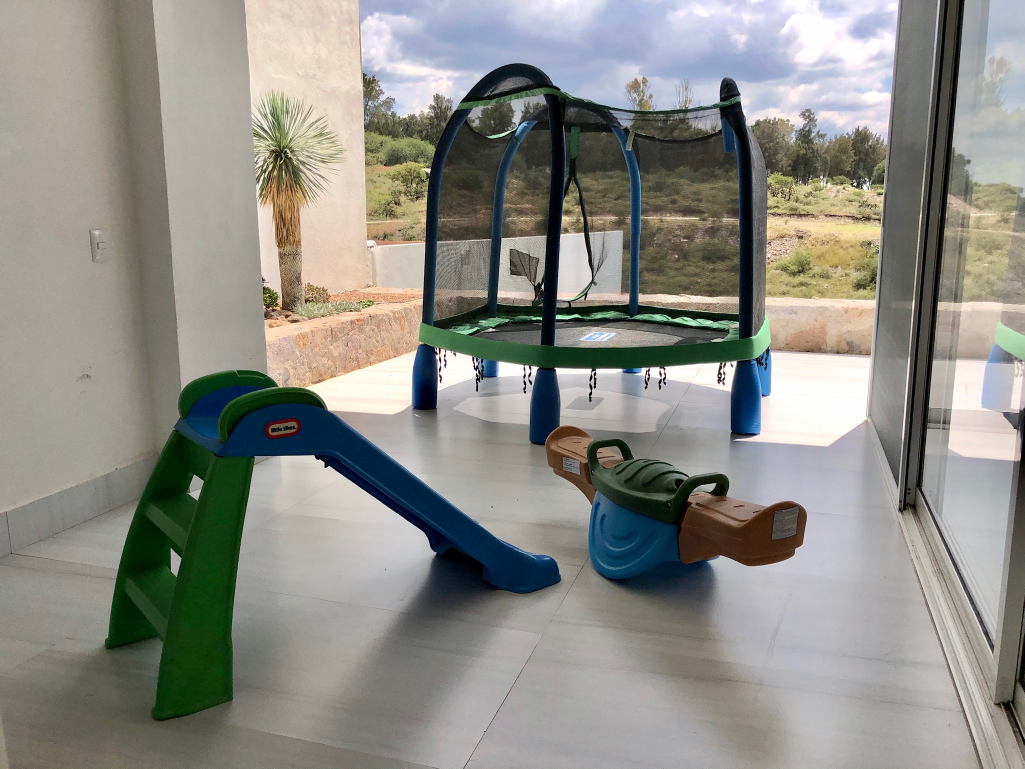
#> input picture casa-galeria-portfolio/assets/IMG_0002.JPG, 2049 x 1537 px (shown at 1/2 size)
$ python add_text_overlay.py ../casa-galeria-portfolio/assets/IMG_0002.JPG ../casa-galeria-portfolio/assets/IMG_0003.JPG
#> lines starting #> are read from the running program, lines starting #| are printed output that depends on the picture
#!/usr/bin/env python3
"""
Agrega texto SEO sobre un thumbnail YouTube con tipografía profesional.

Estilo basado en benchmark Damian Keyes (channel-analysis/damian-keyes en Engram):
- Fuente: Big Shoulders Display Black (peso 900) — alternativa gratuita a Druk Wide Bold
- Stroke negro grueso
- Sombra dura (hard shadow, sin blur) tipo Damian / MrBeast
- MAYÚSCULAS siempre
- Paleta validada: blanco / amarillo Damian / rojo tensión / naranja / cian

Uso:
  python3 add_text_overlay.py <imagen> "TEXTO SEO"
  python3 add_text_overlay.py <imagen> "TEXTO SEO" output.jpg
  python3 add_text_overlay.py <imagen> "TEXTO SEO" --position=bottom
  python3 add_text_overlay.py <imagen> "TEXTO SEO" --position=top
  python3 add_text_overlay.py <imagen> "TEXTO SEO" --position=center
  python3 add_text_overlay.py <imagen> "TEXTO SEO" --color=yellow
  python3 add_text_overlay.py <imagen> "TEXTO SEO" --color=red       # palabras de tensión
  python3 add_text_overlay.py <imagen> "TEXTO SEO" --no-shadow       # desactivar sombra dura

Posiciones: bottom (default) | top | center
Colores: white (default) | yellow | red | orange | cyan
"""
import sys
import os
from PIL import Image, ImageDraw, ImageFont

# Fuente oficial Music Knobs — Big Shoulders Display Black (variable font, peso 900)
# Alternativa gratuita a Druk Wide Bold ($200), 90% similitud. OFL license.
BIG_SHOULDERS_FONT = os.path.expanduser("~/Library/Fonts/BigShouldersDisplay-Variable.ttf")
IMPACT_FONT        = "/System/Library/Fonts/Supplemental/Impact.ttf"
FALLBACK_FONT      = "/System/Library/Fonts/Supplemental/Arial Black.ttf"

DEFAULT_WEIGHT = 900  # Black

# Paleta validada (benchmark Damian Keyes)
COLOR_MAP = {
    "white":  (255, 255, 255),
    "yellow": (255, 215,   0),  # #FFD700 — amarillo Damian, titular principal
    "red":    (255,  26,  26),  # #FF1A1A — palabras de tensión (TRAMPA, BRUTAL, ARRUINANDO)
    "orange": (255, 140,   0),
    "cyan":   (  0, 230, 255),
}

def get_font(size, weight=DEFAULT_WEIGHT):
    """Carga Big Shoulders Display al peso pedido (con fallbacks a Impact / Arial Black)."""
    for path in [BIG_SHOULDERS_FONT, IMPACT_FONT, FALLBACK_FONT]:
        if not os.path.exists(path):
            continue
        try:
            font = ImageFont.truetype(path, size)
            # Si es Big Shoulders (variable font), aplicar peso 900 (Black)
            if path == BIG_SHOULDERS_FONT:
                try:
                    font.set_variation_by_axes([weight])
                except Exception:
                    pass  # Si Pillow no soporta variations, usa peso default del archivo
            return font
        except Exception:
            continue
    return ImageFont.load_default()

def add_seo_text(image_path, text, output_path=None, position="bottom",
                 color="white", hard_shadow=True):
    if not os.path.exists(image_path):
        print(f"Error: archivo no encontrado: {image_path}")
        sys.exit(1)

    img = Image.open(image_path).convert("RGB")
    W, H = img.size
    draw = ImageDraw.Draw(img)

    text_upper = text.upper().strip()
    fill_color = COLOR_MAP.get(color.lower(), (255, 255, 255))

    # Ajusta tamaño hasta que el texto no exceda el 85% del ancho
    font_size = max(int(H * 0.13), 60)
    font = get_font(font_size)
    while font_size > 30:
        font = get_font(font_size)
        bbox = draw.textbbox((0, 0), text_upper, font=font)
        tw = bbox[2] - bbox[0]
        if tw <= W * 0.85:
            break
        font_size = int(font_size * 0.9)

    bbox = draw.textbbox((0, 0), text_upper, font=font)
    tw = bbox[2] - bbox[0]
    th = bbox[3] - bbox[1]

    pad = int(H * 0.055)

    if position == "top":
        x, y = pad, pad
    elif position == "center":
        x = (W - tw) // 2
        y = (H - th) // 2
    else:  # bottom (default)
        x = pad
        y = H - th - pad

    # 1) Sombra dura (estilo Damian Keyes / MrBeast — sin blur)
    if hard_shadow:
        shadow_offset = max(font_size // 25, 4)
        draw.text((x + shadow_offset, y + shadow_offset),
                  text_upper, font=font, fill=(0, 0, 0))

    # 2) Contorno negro grueso para contraste máximo
    stroke = max(font_size // 12, 4)
    for dx in range(-stroke, stroke + 1):
        for dy in range(-stroke, stroke + 1):
            if dx != 0 or dy != 0:
                draw.text((x + dx, y + dy), text_upper, font=font, fill=(0, 0, 0))

    # 3) Texto principal
    draw.text((x, y), text_upper, font=font, fill=fill_color)

    output = output_path or image_path
    img.save(output, "JPEG", quality=92)

    font_name = "Big Shoulders Display Black" if os.path.exists(BIG_SHOULDERS_FONT) else "Impact (fallback)"
    print(f"Texto aplicado: '{text_upper}'")
    print(f"Fuente: {font_name} | Color: {color} | Sombra dura: {hard_shadow}")
    print(f"Guardado: {output} ({W}x{H}px, font={font_size}px)")
    return output


if __name__ == "__main__":
    if len(sys.argv) < 3:
        print(__doc__)
        sys.exit(1)

    image_path  = sys.argv[1]
    text        = sys.argv[2]
    output      = None
    position    = "bottom"
    color       = "white"
    hard_shadow = True

    for arg in sys.argv[3:]:
        if arg.startswith("--position="):
            position = arg.split("=", 1)[1]
        elif arg.startswith("--color="):
            color = arg.split("=", 1)[1]
        elif arg == "--no-shadow":
            hard_shadow = False
        elif not arg.startswith("--"):
            output = arg

    add_seo_text(image_path, text, output, position, color, hard_shadow)
#> in add_seo_text, img is the input picture: PIL image 2049x1537 RGB; mean R, G, B 140.9, 140.6, 133.6
#> the loop in add_seo_text, `while font_size > 30:` made 1 pass
#> (bbox, tw) on pass 1: ((0, 2, 243, 11), 243)
#> in add_seo_text, `th = bbox[3] - bbox[1]`: th = 9
#> in add_seo_text, `y = H - th - pad`: y = 1444
#> in add_seo_text, `shadow_offset = max(font_size // 25, 4)`: shadow_offset = 7
#> in add_seo_text, `stroke = max(font_size // 12, 4)`: stroke = 16
#> in add_seo_text, `img.save(output, "JPEG", quality=92)`:
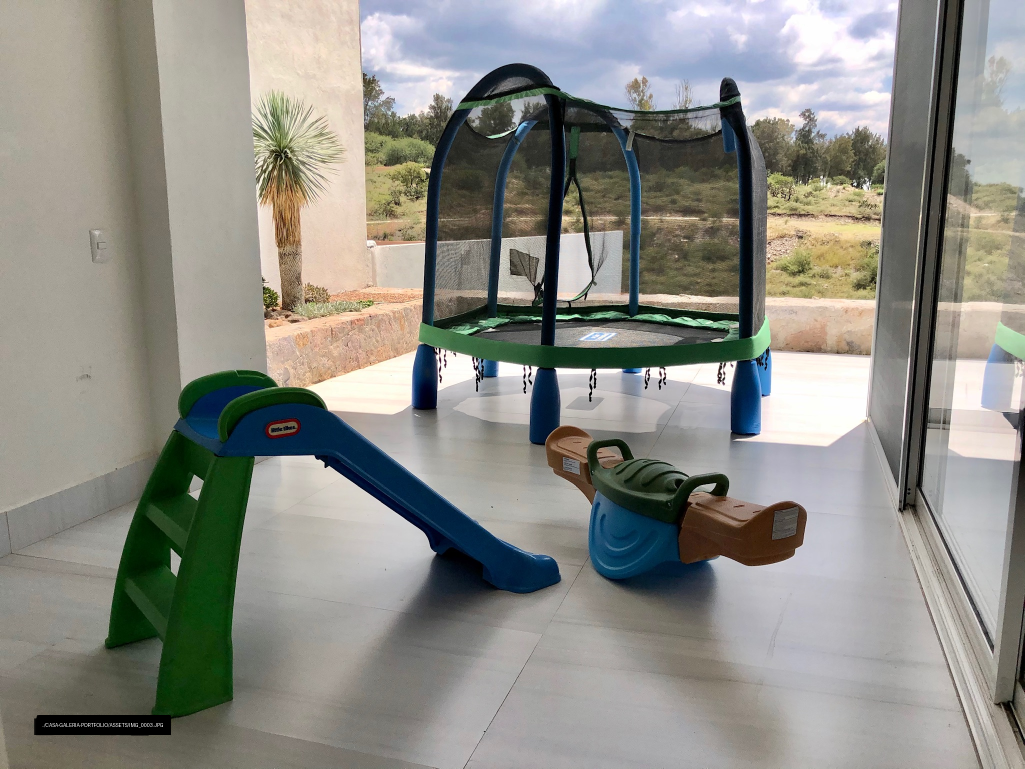
#> saved as IMG_0002.JPG: PIL image 2049x1537 RGB (shown at 1/2 size); mean R, G, B 140.6, 140.3, 133.4
#| Guardado: ../casa-galeria-portfolio/assets/IMG_0002.JPG (2049x1537px, font=199px)

$ run again, on casa-galeria-portfolio/assets/IMG_0004.JPG
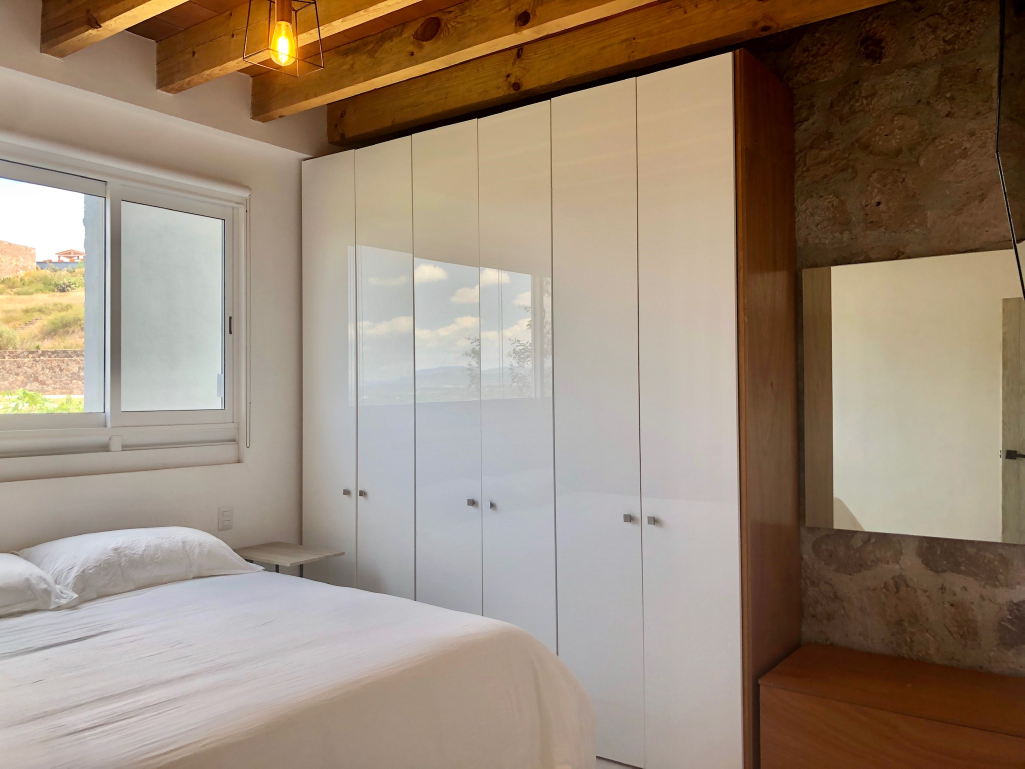
#> input picture casa-galeria-portfolio/assets/IMG_0004.JPG, 2049 x 1537 px (shown at 1/2 size)
#> in add_seo_text, img is the input picture: PIL image 2049x1537 RGB; mean R, G, B 153.5, 136.2, 118.7
#> the loop in add_seo_text, `while font_size > 30:` made 1 pass
#> (bbox, tw) on pass 1: ((0, 2, 243, 11), 243)
#> th = 9
#> y = 1444
#> shadow_offset = 7
#> stroke = 16
#> in add_seo_text, `img.save(output, "JPEG", quality=92)`:
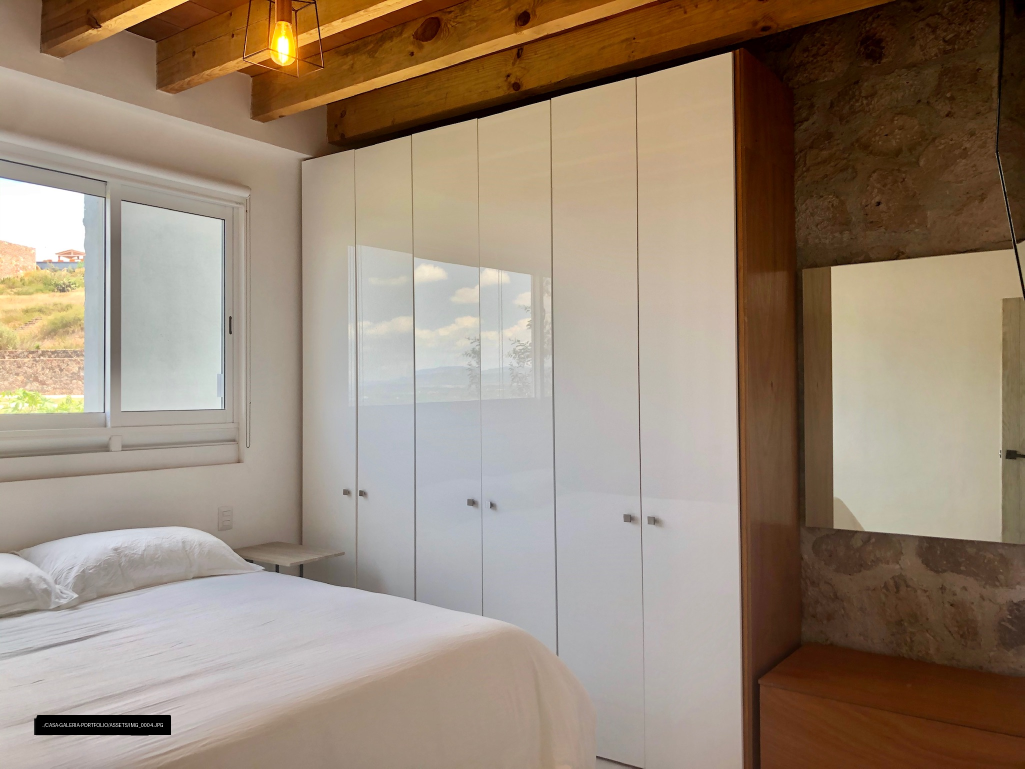
#> saved as IMG_0004.JPG: PIL image 2049x1537 RGB (shown at 1/2 size); mean R, G, B 152.9, 135.6, 118.1
#| Guardado: ../casa-galeria-portfolio/assets/IMG_0004.JPG (2049x1537px, font=199px)

$ run again, on casa-galeria-portfolio/assets/IMG_0005.JPG
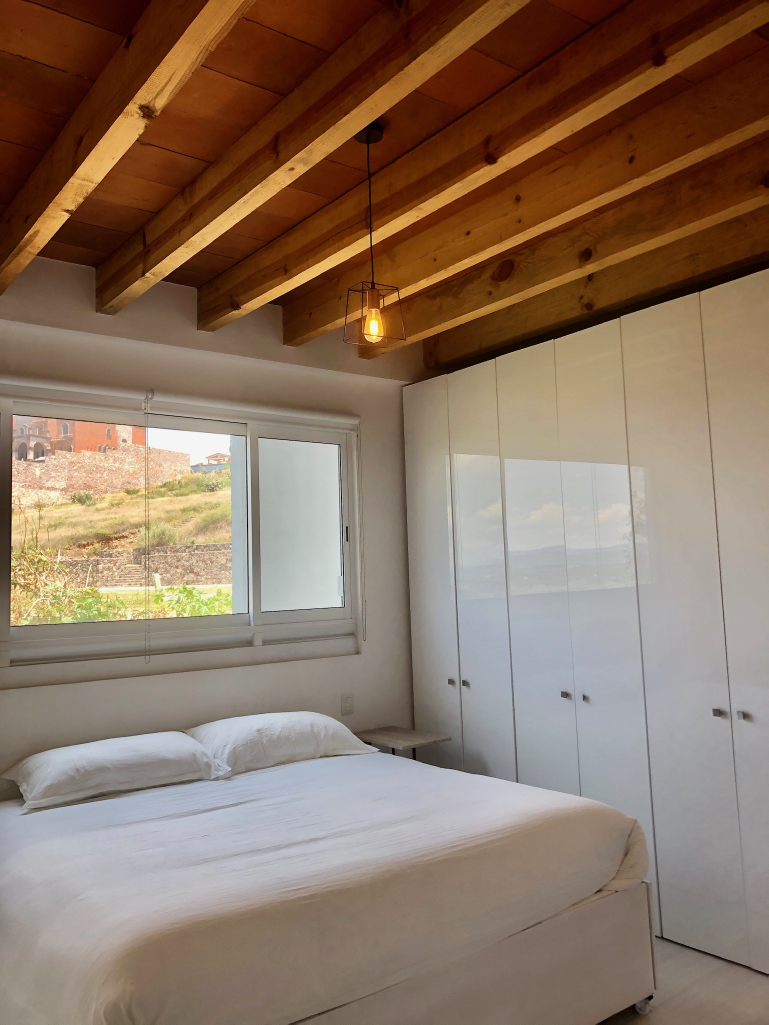
#> input picture casa-galeria-portfolio/assets/IMG_0005.JPG, 1537 x 2049 px (shown at 1/2 size)
#> in add_seo_text, img is the input picture: PIL image 1537x2049 RGB; mean R, G, B 137.7, 115.5, 97.6
#> the loop in add_seo_text, `while font_size > 30:` made 1 pass
#> (bbox, tw) on pass 1: ((0, 2, 243, 11), 243)
#> th = 9
#> y = 1928
#> shadow_offset = 10
#> stroke = 22
#> in add_seo_text, `img.save(output, "JPEG", quality=92)`:
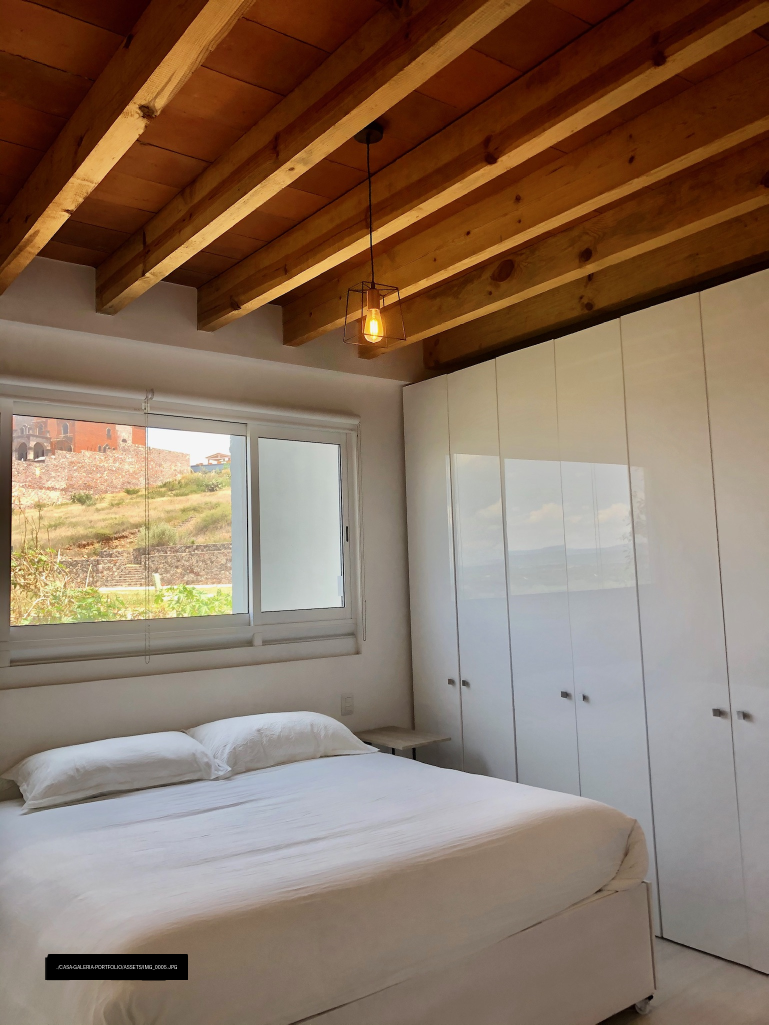
#> saved as IMG_0005.JPG: PIL image 1537x2049 RGB (shown at 1/2 size); mean R, G, B 137, 114.9, 97.2
#| Guardado: ../casa-galeria-portfolio/assets/IMG_0005.JPG (1537x2049px, font=266px)

$ run again, on casa-galeria-portfolio/assets/IMG_0006.JPG
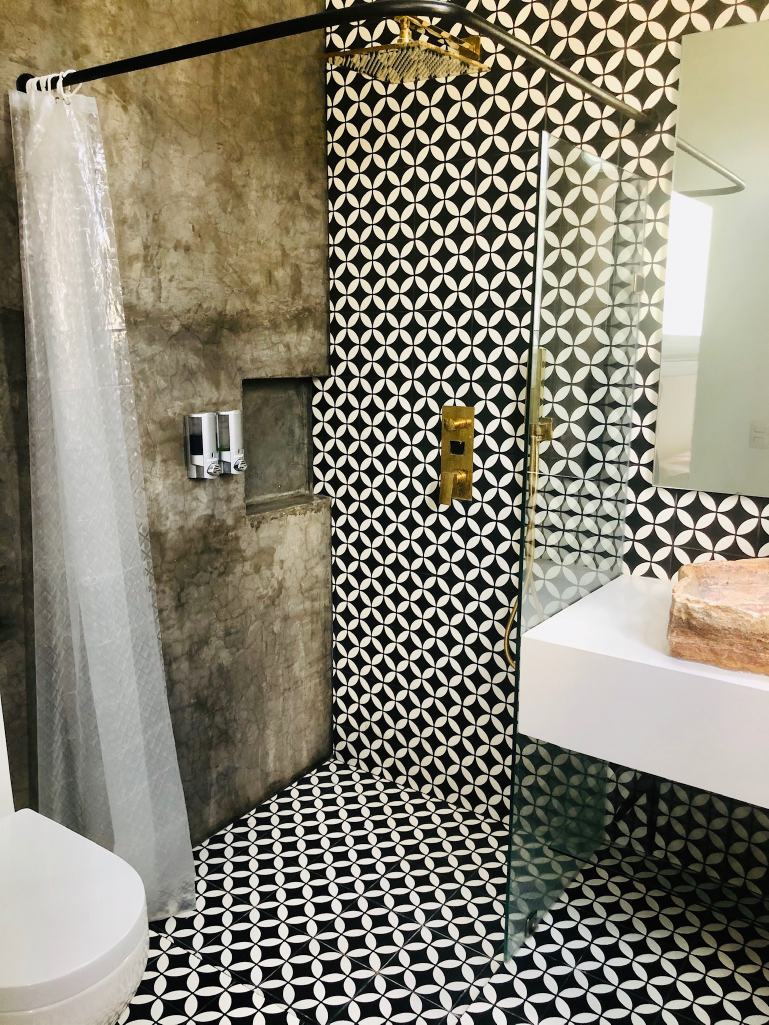
#> input picture casa-galeria-portfolio/assets/IMG_0006.JPG, 1537 x 2049 px (shown at 1/2 size)
#> in add_seo_text, img is the input picture: PIL image 1537x2049 RGB; mean R, G, B 137.4, 132.4, 116.9
#> the loop in add_seo_text, `while font_size > 30:` made 1 pass
#> (bbox, tw) on pass 1: ((0, 2, 243, 11), 243)
#> th = 9
#> y = 1928
#> shadow_offset = 10
#> stroke = 22
#> in add_seo_text, `img.save(output, "JPEG", quality=92)`:
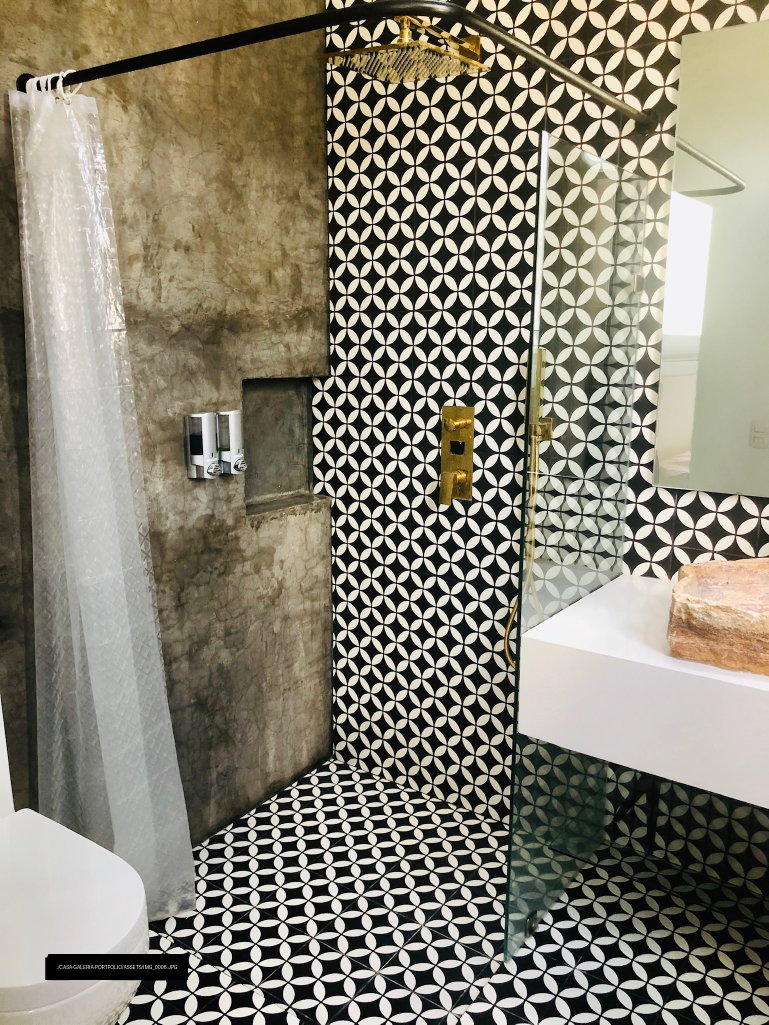
#> saved as IMG_0006.JPG: PIL image 1537x2049 RGB (shown at 1/2 size); mean R, G, B 136.6, 131.6, 116.1
#| Guardado: ../casa-galeria-portfolio/assets/IMG_0006.JPG (1537x2049px, font=266px)
